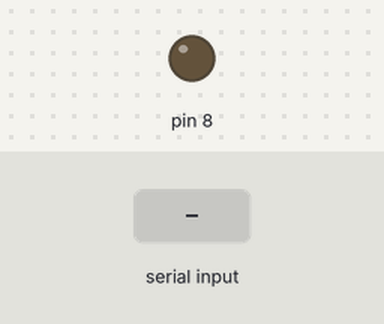
Recording of a sketch running on a simulated Arduino Uno, built with avr-gcc and run on an emulated ATmega328P. On the bench: output pins drawn as LEDs (lit = HIGH). Dashed ring = blinking. The test bench sets the inputs (shaded band).

Above: at 1.2 s.
1.3 s: "z" received over Serial
At 1.5 s:
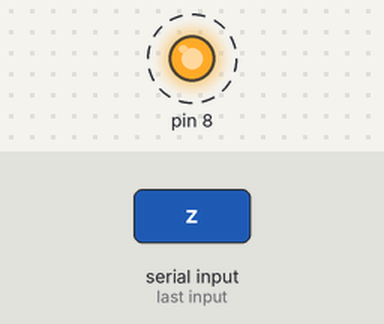
4.3 s: "x" received over Serial
At 5.3 s:
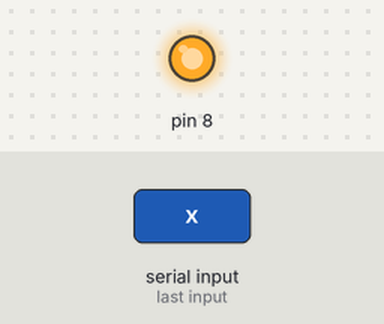
5.8 s: "y" received over Serial
At 6.5 s:
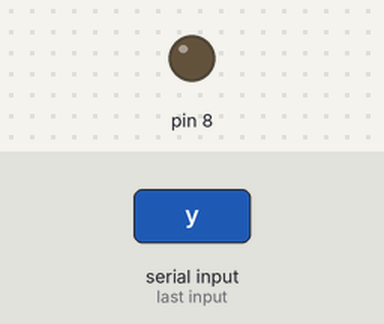
Timing chart, 0 to 8.8 s (numbered marks = the images above; inputs shaded):
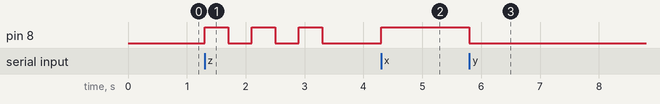

The sketch:

Arduino_code.ino
```cpp
void setup() {

  Serial.begin(9600);
  pinMode(8, OUTPUT);

}

void loop() {

  int gg = 0,sum=0;


  if (Serial.available() > 0) {

    gg = Serial.read(); /* to read data which sent from c program */

    switch (gg) {

      case 'x': /* to turn on led */

        digitalWrite(8, HIGH);
        break;

      case 'y': /* to turn off led */

        digitalWrite(8, LOW);
        break;

      case 'z': /* to flash led 3 times */

        digitalWrite(8,HIGH);
        delay(400);
        digitalWrite(8,LOW);
        delay(400);
        digitalWrite(8,HIGH);
        delay(400);
        digitalWrite(8,LOW);
        delay(400);
        digitalWrite(8,HIGH);
        delay(400);
        digitalWrite(8,LOW);
        break;

      default: /* to calculate square of number */
        gg=gg-100;
        sum=gg*gg;

        Serial.print(sum); /* to send data to c program */
        break;

    }
  }
}
```

Measured:
- after the input at 1.3 s, pin 8: alternates HIGH for 0.40 s and LOW for 0.40 s, 6 changes in all, then stays LOW, starting at once
- after the input at 4.3 s, pin 8: LOW → HIGH at once
- after the input at 5.8 s, pin 8: HIGH → LOW at once
